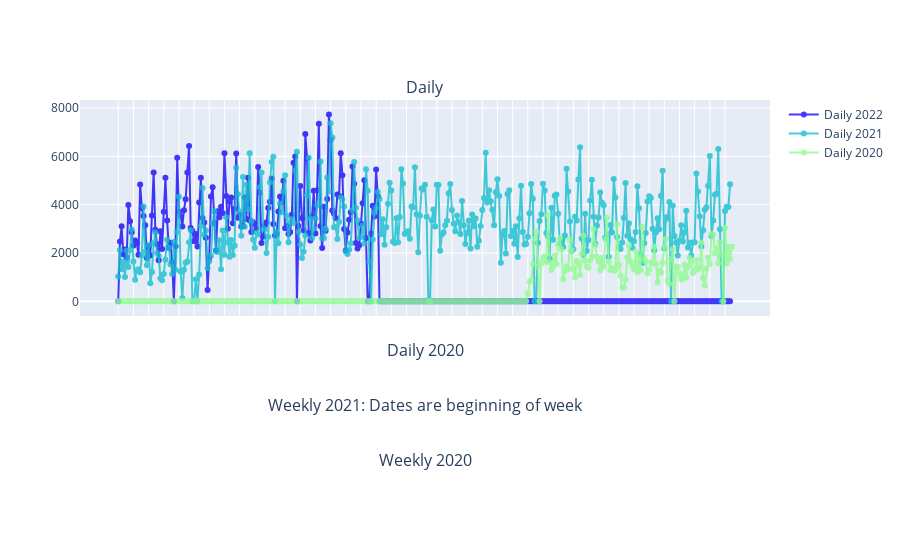

Notebook code cell kept with this figure:
### Markdown cell above
#

### Code cell
"""
	This file contains most of the constant global variables that can be accessed
	with other programs.
"""

import pandas as pd
import calendar


'''
    After importing and skewing unwanted data,
    rows are dailies
    columns are date, subtotal, ticket discount, and gift sale
'''

# hardcoded file paths for each year summary
files = []
files.append("totalSalesSummary2020.xlsx")
files.append("totalSalesSummary2021.xlsx")
files.append("totalSalesSummary2022.xlsx")

# table is an array of an arrray; 
# yearly array of dates ranging from 1/1/2020 - 1/1/2030
table = []

for i in range(2020,2031):
    start = "1/1/" + str(i)
    end = "12/31/" + str(i)
    t = pd.date_range(start=start, end=end)
    table.append(t)

# this table is used for sharing data from multiple years
# xtable is days of the leap year without actual year. 
# used during plotting to plot multiple years
xDailyTable = []

oddMonths = ["January", "March", "May", "July", "August", "October", "December"]
evenMonths = ["April", "June", "September", "November"]

for month in calendar.month_name[1:]:
    if month in oddMonths:
        for days in range(1,32):
            xDailyTable.append(month + " " + str(days))
    elif month in evenMonths:
        for days in range(1,31):
            xDailyTable.append(month + " " + str(days))
    else:
        for days in range(1,30):
            xDailyTable.append(month + " " + str(days))
            
            
            
#===========================================================================================================================================================
import pandas as pd
import datetime
import calendar
import copy
import plotly.graph_objects as go
import plotly.io as pio
import plotly.express as px
from plotly.subplots import make_subplots
import chart_studio.plotly as py
import plotly
from plotly.offline import init_notebook_mode

init_notebook_mode(connected = True)


def createDf(files):
    """
    takes an array of yearly income and converts from daily to weekly with
    Monday as the starting week

    Parameters
    ----------
    files : array of file locations 
        Each year has its own excel file for daily income      

    Returns
    -------
    df : array of dataframes
        dataframes are divided yearly. Each year has a daily income represented
        by month and day in the first column and income amount in the second
        column. (year is removed from date in order to share the x-axis 
        while plotting) 

    """
    # declare empty for yearly dataframes
    df = []    
    
    for path in files:    
        # retrieves dataframe using pandas
        dfIncome = pd.read_excel(path, sheet_name=0)
        # deletes unwanted header rows and replace is set to true
        dfIncome.drop(
            labels=[0,1],
            axis=0,
            inplace=True
        )
        # deletes unwanted columns (use iloc if column names have duplicates)
        dfIncome.drop(
            columns=["Unnamed: 2","Unnamed: 3","Unnamed: 4","Unnamed: 5", "Unnamed: 6","Unnamed: 7","Unnamed: 8","Unnamed: 9"],
            inplace=True
        )
        # removes header rows that are not actual column labels and also 
        newHeader = dfIncome.iloc[0]
        # removes last row labeled grand total
        dfIncome = dfIncome[1:len(dfIncome)-1]
        dfIncome.columns = newHeader
        #At this point, dfIncome dataframe has two columns, Date and Subtotal
        
        # format data into full years, 2020 was midyear
        year = dfIncome.iloc[0][0].year % 2020
                       
# =============================================================================
#         # test timestamp manipulation
#         print(type(dfIncome.iloc[0][0]))
#         print(dfIncome.iloc[0][0].month,dfIncome.iloc[0][0].day)
#         print(calendar.isleap(dfIncome.iloc[0][0].year))
#         print(dfIncome.iloc[0][0].timetuple().tm_yday)
# =============================================================================
         # create table with dates from jan 1 w/ correlating income
        day = dfIncome.iloc[0][0].timetuple().tm_yday -1
        
        formattedDf = pd.DataFrame(columns=["Date", "Sub Total"])
        dates = table[year]
        j = 0
        for i in range(len(dates) - 1):
            # dates are only used for comparison with given data, 
            # but once formated, we use xDailyTable dates to remove year differences
            # in order to share same x-axis between different years            
            try:
                # try and except for when current year has not past and dfIncome 
                # has run out of data. when that happens, income is filled with 0
                incomeDate = dfIncome.iloc[j][0].date()
                
                if dates[i].date() < dfIncome.iloc[j][0].date():
                    # year 2020 started in september, therefore dfIncome's date
                    # started midyear. To fix this, we add income of 0 for each
                    # missing date, this includes any holiday closures
                    rowDf = pd.DataFrame([[xDailyTable[i], 0]], columns=["Date", "Sub Total"])
                    formattedDf = pd.concat([formattedDf,rowDf], ignore_index=True)
                else:
                    rowDf = pd.DataFrame([[xDailyTable[i], dfIncome.iloc[j][1]]],columns=["Date", "Sub Total"])
                    formattedDf = pd.concat([formattedDf,rowDf], ignore_index=True)
                    j = j + 1
            except IndexError:
                rowDf = pd.DataFrame([[xDailyTable[i], 0]], columns=["Date", "Sub Total"])
                formattedDf = pd.concat([formattedDf,rowDf], ignore_index=True)
           
        df.append(formattedDf)
        
    return df


def convertWeekly(df):
    """
    takes an array of yearly income and converts from daily to weekly with
    Monday as the starting week

    Parameters
    ----------
    df : array of dataframes
        each dataframe contains total daily sales.
        columns are ["Date","Subtotal","Ticket Discount","Gift Sale"]

    Returns
    -------
    weekly : array of dataframes
        Sum of weekly income starting on Mondays

    """
    weekly = []
    
    for data in df:
        # using the daily dataframe, this resamples the the whole data into weekly totals with "Date" as the
        # index. Sum calculated from monday - sunday and sunday will be used as label
        weeklyIncome = data.set_index("Date", inplace=False).resample("W-SUN", label="right", closed="right").sum()
        # reset index so we can use it as a y axis for graphing
        weeklyIncome.reset_index(inplace=True)
        weekly.append(weeklyIncome)
    
    return weekly

            
def graph(df):
    #weeklyDf = convertWeekly(df)
    
    # create figure
    fig = make_subplots(rows=4, 
                        cols=1, 
                        shared_xaxes=True,
                        subplot_titles=("Daily", "Daily 2020",
                                        "Weekly 2021: Dates are beginning of week",
                                        "Weekly 2020"),
                        row_heights=[30,1,1,1]
    )
    
    # add traces
    colors = ["#17BECF","#90fc92","#1809f8"]
    fig.append_trace(
        go.Scatter(
            x=df[2]["Date"].tolist(),
            y=df[2]["Sub Total"].tolist(),
            name="Daily 2022",
            line=dict(color=colors[2]),
            opacity=0.8
            ),
        row=1,
        col=1
    )
    
    fig.append_trace(
        go.Scatter(
            x=df[1]["Date"].tolist(),
            y=df[1]["Sub Total"].tolist(),
            name="Daily 2021",
            line= dict(color=colors[0]),
            opacity=0.8
            ),
        row=1,
        col=1
    )
    
    fig.append_trace(
        go.Scatter(
            x=df[0]["Date"].tolist(),
            y=df[0]["Sub Total"].tolist(),
            name="Daily 2020",
            line= dict(color=colors[1]),
            opacity=0.8
            ),
        row=1,
        col=1
    )    
    
# =============================================================================
#     fig.append_trace(
#         go.Scatter(
#             x=weeklyDf[1]["Date"].tolist(),
#             y=weeklyDf[1]["Sub Total"].tolist(),
#             name="Weekly 2021",
#             line= dict(color=colors[0]),
#             opacity=0.8
#             ),
#         
#         row=3,
#         col=1
#     )
#     
#     fig.append_trace(
#         go.Scatter(
#             x=weeklyDf[0]["Date"].tolist(),
#             y=weeklyDf[0]["Sub Total"].tolist(),
#             name="Weekly 2020",
#             line= dict(color=colors[1]),
#             opacity=0.8
#             ),
#         row=4,
#         col=1
#     ) 
# =============================================================================
    
    # style all traces
    fig.update_traces(
        hoverinfo="x+y",
        mode="lines+markers"
    )
    
    # new plotly update removed "compare data on hover" so manually update to it adds it back in plot
    fig.update_layout(
        modebar_add=["v1hovermode","toggleSpikelines"],
        modebar_remove=['zoom', 'pan']
    )
    
    pio.write_html(fig, file="upscale.html", auto_open=True)
    
    plotly.offline.iplot({ "data": fig,"layout": go.Layout(title="daily")})
        
        
#============================================================================================================================================

df = createDf(files)

graph(df)

### Figure 1 — Plotly figure (JSON) as saved in the notebook; plotly's stock layout.template omitted (floating-point values rounded to 4 significant figures; data arrays with more than 128 entries replaced by an {"elided": "..."} marker saying what was removed)
{"data": [{"hoverinfo": "x+y", "line": {"color": "#1809f8"}, "mode": "lines+markers", "name": "Daily 2022", "opacity": 0.8, "type": "scatter", "x": {"elided": "364 str values"}, "xaxis": "x", "y": {"elided": "364 float values"}, "yaxis": "y"}, {"hoverinfo": "x+y", "line": {"color": "#17BECF"}, "mode": "lines+markers", "name": "Daily 2021", "opacity": 0.8, "type": "scatter", "x": {"elided": "364 str values"}, "xaxis": "x", "y": {"elided": "364 float values"}, "yaxis": "y"}, {"hoverinfo": "x+y", "line": {"color": "#90fc92"}, "mode": "lines+markers", "name": "Daily 2020", "opacity": 0.8, "type": "scatter", "x": {"elided": "365 str values"}, "xaxis": "x", "y": {"elided": "365 float values"}, "yaxis": "y"}], "layout": {"annotations": [{"font": {"size": 16}, "showarrow": false, "text": "Daily", "x": 0.5, "xanchor": "center", "xref": "paper", "y": 1, "yanchor": "bottom", "yref": "paper"}, {"font": {"size": 16}, "showarrow": false, "text": "Daily 2020", "x": 0.5, "xanchor": "center", "xref": "paper", "y": 0.3068, "yanchor": "bottom", "yref": "paper"}, {"font": {"size": 16}, "showarrow": false, "text": "Weekly 2021: Dates are beginning of week", "x": 0.5, "xanchor": "center", "xref": "paper", "y": 0.1629, "yanchor": "bottom", "yref": "paper"}, {"font": {"size": 16}, "showarrow": false, "text": "Weekly 2020", "x": 0.5, "xanchor": "center", "xref": "paper", "y": 0.01894, "yanchor": "bottom", "yref": "paper"}], "autosize": true, "modebar": {"add": ["v1hovermode", "toggleSpikelines"], "remove": ["zoom", "pan"]}, "xaxis": {"anchor": "y", "autorange": true, "domain": [0, 1], "matches": "x4", "range": [-22.01, 386.0], "showticklabels": false, "type": "category"}, "xaxis2": {"anchor": "y2", "domain": [0, 1], "matches": "x4", "showticklabels": false}, "xaxis3": {"anchor": "y3", "domain": [0, 1], "matches": "x4", "showticklabels": false}, "xaxis4": {"anchor": "y4", "autorange": true, "domain": [0, 1], "range": [-22.01, 386.0]}, "yaxis": {"anchor": "x", "autorange": true, "domain": [0.4318, 1], "range": [-810.6, 8543.0], "type": "linear"}, "yaxis2": {"anchor": "x2", "domain": [0.2879, 0.3068]}, "yaxis3": {"anchor": "x3", "domain": [0.1439, 0.1629]}, "yaxis4": {"anchor": "x4", "domain": [0, 0.01894]}}}
